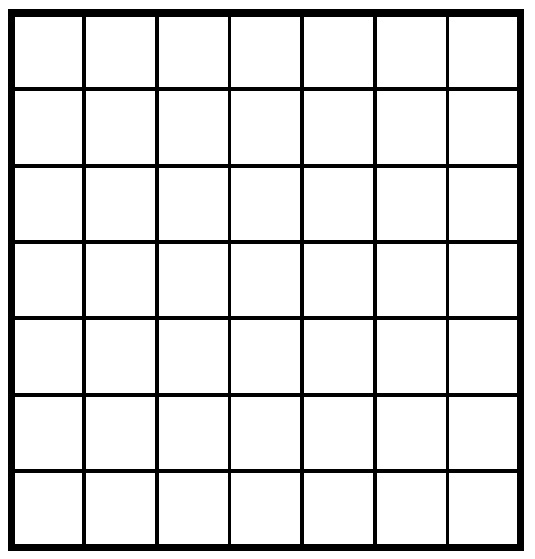
#> input picture transformation/images/grid.jpg, 535 x 559 px
$ python image_warpping.py
#> lines starting #> are read from the running program, lines starting #| are printed output that depends on the picture; after the words box and inside, x2 and y2 are one past the last pixel; in counts of white or black regions, pixels touching at a corner belong together
# -*- coding: utf-8 -*-
"""
Created on Fri May 18 13:00:47 2018

@author: Administrator
"""

import cv2
import numpy as np

IMAGE_DIR = "./images/"
image = 'grid.jpg'

img = cv2.imread(IMAGE_DIR + image)
#> img is the input picture: shape (559, 535, 3); min 0, max 255, mean 222.4
width, height, ch = img.shape
#> width = 559; height = 535; ch = 3

# Aad circle points
cv2.circle(img, (447, 90), 5, (0, 0, 255), -1)
#> img: shape (559, 535, 3); 0.03% of pixels changed, all inside (x1, y1, x2, y2) = (442, 85, 453, 96)
cv2.circle(img, (83, 90), 5, (0, 0, 255), -1)
#> img: shape (559, 535, 3); mean B, G, R 222.4, 222.4, 222.5
cv2.circle(img, (83, 472), 5, (0, 0, 255), -1)
#> img: shape (559, 535, 3); mean B, G, R 222.3, 222.3, 222.5

ptsl = np.float32([[83, 90], [447,90], [83, 472]])
pts2 = np.float32([[30, 90], [447,90], [83, 472]])

affined_matrix = cv2.getAffineTransform(ptsl, pts2)
affined_img = cv2.warpAffine(img, affined_matrix, (height, width))
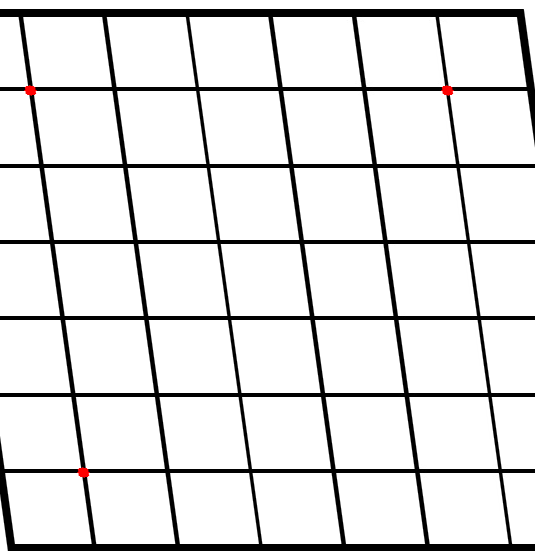
#> affined_img: shape (559, 535, 3); mean B, G, R 225.3, 225.3, 225.5

cv2.imshow(image, img)
cv2.imshow((image+" affine"), affined_img)
cv2.waitKey(0)
cv2.destroyAllWindows()
